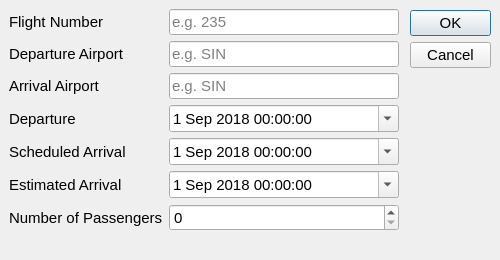
<?xml version="1.0" encoding="UTF-8"?>
<ui version="4.0">
 <class>createFlightDialog</class>
 <widget class="QDialog" name="createFlightDialog">
  <property name="geometry">
   <rect>
    <x>0</x>
    <y>0</y>
    <width>500</width>
    <height>260</height>
   </rect>
  </property>
  <property name="minimumSize">
   <size>
    <width>500</width>
    <height>260</height>
   </size>
  </property>
  <property name="maximumSize">
   <size>
    <width>500</width>
    <height>260</height>
   </size>
  </property>
  <property name="font">
   <font>
    <pointsize>11</pointsize>
   </font>
  </property>
  <property name="windowTitle">
   <string>Dialog</string>
  </property>
  <widget class="QDialogButtonBox" name="buttonBox">
   <property name="geometry">
    <rect>
     <x>410</x>
     <y>10</y>
     <width>81</width>
     <height>241</height>
    </rect>
   </property>
   <property name="orientation">
    <enum>Qt::Vertical</enum>
   </property>
   <property name="standardButtons">
    <set>QDialogButtonBox::Cancel|QDialogButtonBox::Ok</set>
   </property>
   <property name="centerButtons">
    <bool>false</bool>
   </property>
  </widget>
  <widget class="QWidget" name="formLayoutWidget">
   <property name="geometry">
    <rect>
     <x>9</x>
     <y>9</y>
     <width>390</width>
     <height>240</height>
    </rect>
   </property>
   <layout class="QFormLayout" name="formLayout">
    <item row="0" column="0">
     <widget class="QLabel" name="flightNumberLabel">
      <property name="toolTip">
       <string extracomment="Enter Flight Number Here (Maximum 3 Numbers)">Enter Flight Number Here (Maximum 3 Numbers)</string>
      </property>
      <property name="text">
       <string>Flight Number</string>
      </property>
     </widget>
    </item>
    <item row="0" column="1">
     <widget class="QLineEdit" name="flightNumberLineEdit">
      <property name="toolTip">
       <string/>
      </property>
      <property name="inputMask">
       <string/>
      </property>
      <property name="text">
       <string/>
      </property>
      <property name="maxLength">
       <number>3</number>
      </property>
      <property name="frame">
       <bool>true</bool>
      </property>
      <property name="echoMode">
       <enum>QLineEdit::Normal</enum>
      </property>
      <property name="cursorPosition">
       <number>0</number>
      </property>
      <property name="placeholderText">
       <string extracomment="Enter Flight Number Here (Maximum 3 Numbers)">e.g. 235</string>
      </property>
      <property name="cursorMoveStyle">
       <enum>Qt::VisualMoveStyle</enum>
      </property>
     </widget>
    </item>
    <item row="1" column="0">
     <widget class="QLabel" name="departureAirportLabel">
      <property name="toolTip">
       <string extracomment="Enter IATA Code">Enter IATA Code</string>
      </property>
      <property name="text">
       <string>Departure Airport</string>
      </property>
     </widget>
    </item>
    <item row="1" column="1">
     <widget class="QLineEdit" name="departureAirportLineEdit">
      <property name="toolTip">
       <string extracomment="Enter IATA Code">Enter IATA Code</string>
      </property>
      <property name="maxLength">
       <number>3</number>
      </property>
      <property name="placeholderText">
       <string extracomment="Enter IATA Code">e.g. SIN</string>
      </property>
     </widget>
    </item>
    <item row="2" column="0">
     <widget class="QLabel" name="arrivalAirportLabel">
      <property name="text">
       <string>Arrival Airport</string>
      </property>
     </widget>
    </item>
    <item row="2" column="1">
     <widget class="QLineEdit" name="arrivalAirportLineEdit">
      <property name="maxLength">
       <number>3</number>
      </property>
      <property name="placeholderText">
       <string extracomment="Enter IATA Code">e.g. SIN</string>
      </property>
     </widget>
    </item>
    <item row="3" column="0">
     <widget class="QLabel" name="departureDateTimeLabel">
      <property name="text">
       <string>Departure</string>
      </property>
      <property name="buddy">
       <cstring>departureDateTimeEdit</cstring>
      </property>
     </widget>
    </item>
    <item row="3" column="1">
     <widget class="QDateTimeEdit" name="departureDateTimeEdit">
      <property name="dateTime">
       <datetime>
        <hour>0</hour>
        <minute>0</minute>
        <second>0</second>
        <year>2018</year>
        <month>9</month>
        <day>1</day>
       </datetime>
      </property>
      <property name="calendarPopup">
       <bool>true</bool>
      </property>
     </widget>
    </item>
    <item row="4" column="0">
     <widget class="QLabel" name="scheduledArrivalLabel">
      <property name="text">
       <string>Scheduled Arrival</string>
      </property>
     </widget>
    </item>
    <item row="4" column="1">
     <widget class="QDateTimeEdit" name="scheduledArrivalDateTimeEdit">
      <property name="dateTime">
       <datetime>
        <hour>0</hour>
        <minute>0</minute>
        <second>0</second>
        <year>2018</year>
        <month>9</month>
        <day>1</day>
       </datetime>
      </property>
      <property name="calendarPopup">
       <bool>true</bool>
      </property>
     </widget>
    </item>
    <item row="5" column="0">
     <widget class="QLabel" name="estimatedArrivalLabel">
      <property name="text">
       <string>Estimated Arrival</string>
      </property>
     </widget>
    </item>
    <item row="5" column="1">
     <widget class="QDateTimeEdit" name="estimatedArrivalDateTimeEdit">
      <property name="dateTime">
       <datetime>
        <hour>0</hour>
        <minute>0</minute>
        <second>0</second>
        <year>2018</year>
        <month>9</month>
        <day>1</day>
       </datetime>
      </property>
      <property name="currentSection">
       <enum>QDateTimeEdit::MonthSection</enum>
      </property>
      <property name="calendarPopup">
       <bool>true</bool>
      </property>
     </widget>
    </item>
    <item row="6" column="0">
     <widget class="QLabel" name="numberOfPassengersLabel">
      <property name="text">
       <string>Number of Passengers</string>
      </property>
     </widget>
    </item>
    <item row="6" column="1">
     <widget class="QSpinBox" name="numberOfPassengersSpinBox">
      <property name="maximum">
       <number>999</number>
      </property>
     </widget>
    </item>
   </layout>
  </widget>
 </widget>
 <resources/>
 <connections>
  <connection>
   <sender>buttonBox</sender>
   <signal>accepted()</signal>
   <receiver>createFlightDialog</receiver>
   <slot>accept()</slot>
   <hints>
    <hint type="sourcelabel">
     <x>248</x>
     <y>254</y>
    </hint>
    <hint type="destinationlabel">
     <x>157</x>
     <y>274</y>
    </hint>
   </hints>
  </connection>
  <connection>
   <sender>buttonBox</sender>
   <signal>rejected()</signal>
   <receiver>createFlightDialog</receiver>
   <slot>reject()</slot>
   <hints>
    <hint type="sourcelabel">
     <x>316</x>
     <y>260</y>
    </hint>
    <hint type="destinationlabel">
     <x>286</x>
     <y>274</y>
    </hint>
   </hints>
  </connection>
 </connections>
</ui>
